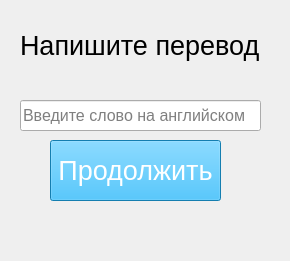
<?xml version="1.0" encoding="UTF-8"?>
<ui version="4.0">
 <class>Form</class>
 <widget class="QWidget" name="Form">
  <property name="geometry">
   <rect>
    <x>0</x>
    <y>0</y>
    <width>290</width>
    <height>261</height>
   </rect>
  </property>
  <property name="windowTitle">
   <string>Form</string>
  </property>
  <widget class="QLineEdit" name="line_en">
   <property name="geometry">
    <rect>
     <x>20</x>
     <y>100</y>
     <width>241</width>
     <height>31</height>
    </rect>
   </property>
   <property name="font">
    <font>
     <pointsize>12</pointsize>
    </font>
   </property>
   <property name="placeholderText">
    <string>Введите слово на английском</string>
   </property>
  </widget>
  <widget class="QPushButton" name="btn_continue">
   <property name="geometry">
    <rect>
     <x>50</x>
     <y>140</y>
     <width>171</width>
     <height>61</height>
    </rect>
   </property>
   <property name="font">
    <font>
     <pointsize>20</pointsize>
    </font>
   </property>
   <property name="styleSheet">
    <string notr="true">background-color: rgb(28,176,246);
color: rgb(255, 255, 255);</string>
   </property>
   <property name="text">
    <string>Продолжить</string>
   </property>
  </widget>
  <widget class="QLabel" name="label">
   <property name="geometry">
    <rect>
     <x>20</x>
     <y>30</y>
     <width>241</width>
     <height>31</height>
    </rect>
   </property>
   <property name="font">
    <font>
     <pointsize>20</pointsize>
    </font>
   </property>
   <property name="text">
    <string>Напишите перевод</string>
   </property>
  </widget>
  <widget class="QLabel" name="label_ru">
   <property name="geometry">
    <rect>
     <x>20</x>
     <y>60</y>
     <width>231</width>
     <height>31</height>
    </rect>
   </property>
   <property name="font">
    <font>
     <pointsize>16</pointsize>
    </font>
   </property>
   <property name="text">
    <string/>
   </property>
  </widget>
  <widget class="QLabel" name="check_label">
   <property name="geometry">
    <rect>
     <x>0</x>
     <y>220</y>
     <width>291</width>
     <height>41</height>
    </rect>
   </property>
   <property name="font">
    <font>
     <family>MS Shell Dlg 2</family>
     <pointsize>10</pointsize>
    </font>
   </property>
   <property name="styleSheet">
    <string notr="true"/>
   </property>
   <property name="text">
    <string/>
   </property>
   <property name="alignment">
    <set>Qt::AlignHCenter|Qt::AlignTop</set>
   </property>
  </widget>
 </widget>
 <resources/>
 <connections/>
</ui>
